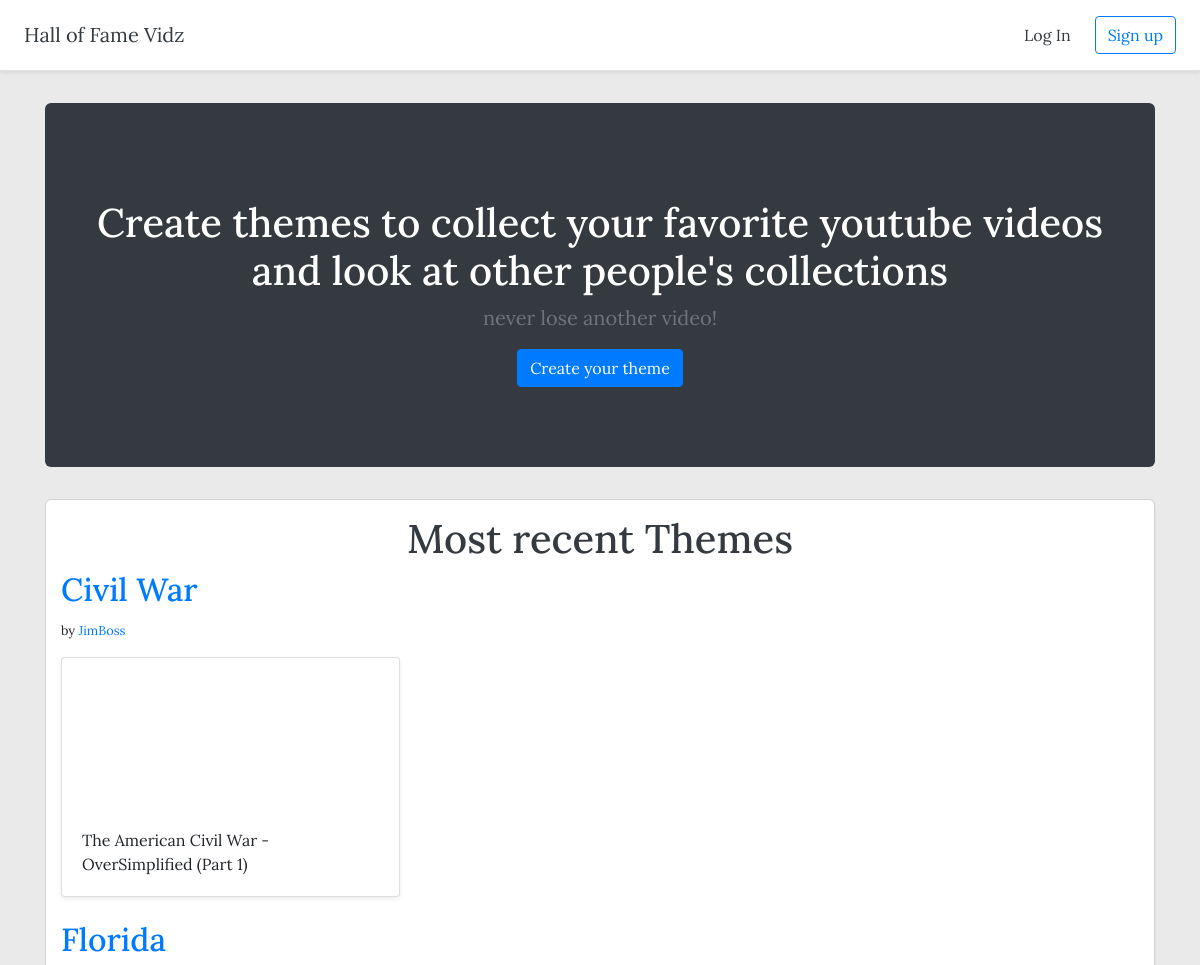
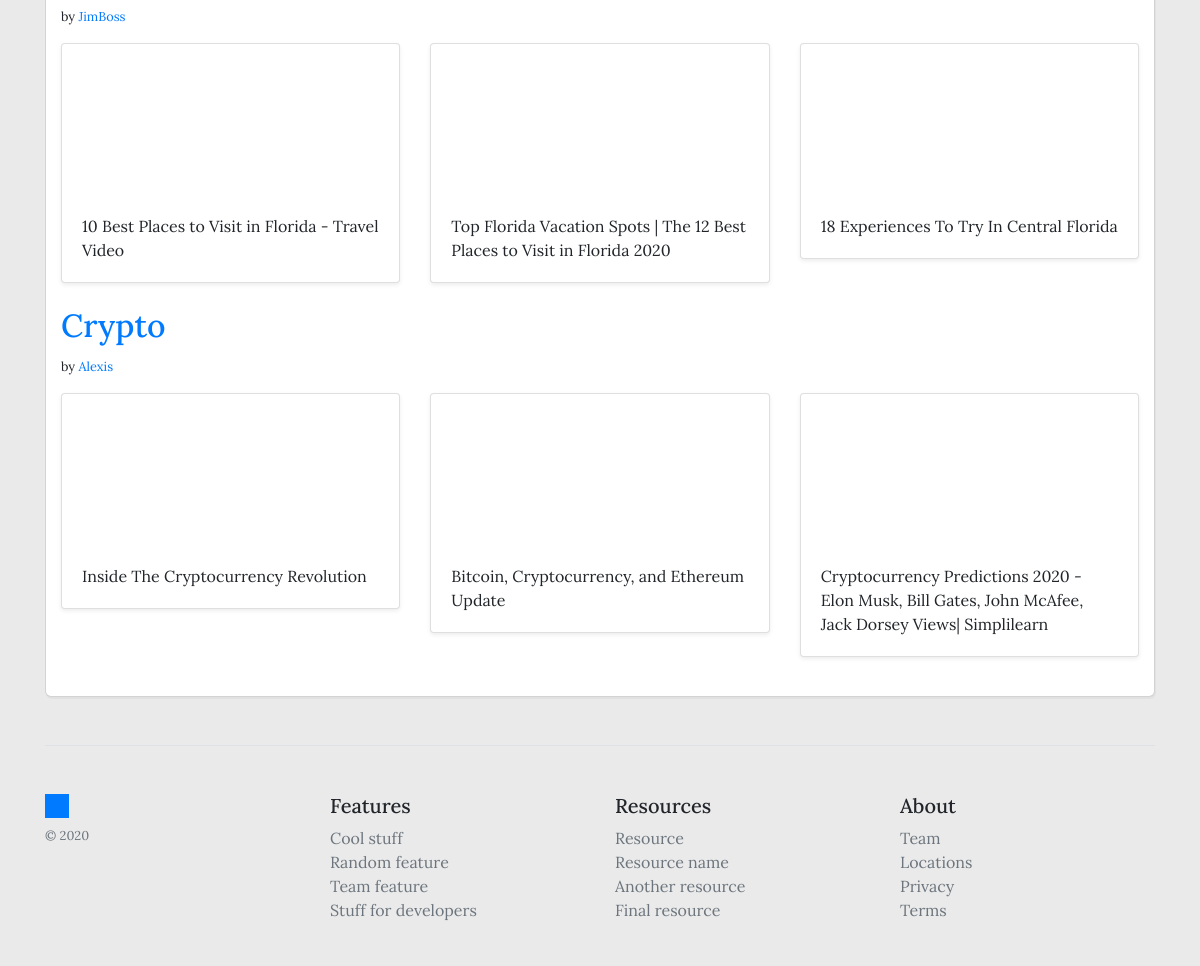
The page / on the database its author committed (2 pictures, top to bottom).
### themes/models.py (models this page shows, shortened)
class Theme(models.Model):
    title = models.CharField(max_length=255)
    created_at = models.DateTimeField(auto_now_add=True)
    updated_at = models.DateTimeField(auto_now=True)
    description = models.TextField()
    user = models.ForeignKey(User, on_delete=models.CASCADE)

class Video(models.Model):
    title = models.CharField(max_length=255)
    created_at = models.DateTimeField(auto_now_add=True)
    updated_at = models.DateTimeField(auto_now=True)
    url = models.URLField()
    youtube_id = models.CharField(max_length=255)
    theme = models.ForeignKey(Theme, on_delete=models.CASCADE)

### themes/views.py (the view)
# urls.py: path('', views.home, name='home'),
def home(request):
    recent_themes = Theme.objects.all().order_by('-id')[:3]
    context = {'recent_themes': recent_themes}
    return render(request, 'themes/home.html', context)

### themes/templates/themes/home.html
{% extends 'themes/base.html' %}
{% block content %}
<section class="jumbotron bg-dark text-white jumbotron-fluid text-center">
    <div class="container">
        <h1 class="jumbotron-heading">Create themes to collect your favorite youtube videos and look at other people's collections</h1>
        <p class="lead text-muted">never lose another video!</p>
        <p><a href="{% url 'create_theme' %}" class="btn btn-primary">Create your theme</a></p>
    </div>
</section>
<div class="container" id="recentthemesbox">
    <h1 class="text-center text-dark">Most recent Themes</h1>
    {% for theme in recent_themes %}
        <a href="{% url 'detail_theme' theme.id %}"><h2>{{ theme.title }}</h2></a>
        <small>by <a href="{% url 'userthemes' theme.id %}">{{ theme.user.username }}</a></small>
        <div class="row">
            {% for video in theme.video_set.all %}
            <div class="col-md-4 mt-3">
                <div class="card mb-4 shadow-sm">
                    <iframe width="100%" height="100%"
                        src="https://www.youtube.com/embed/{{ video.youtube_id }}"
                        frameborder="0"
                        allow="accelerometer; autoplay; clipboard-write; encrypted-media; gyroscope; picture-in-picture"
                        allowfullscreen></iframe>
                    <div class="card-body">
                        <p class="card-text">{{ video.title }}</p>
                    </div>
                </div>
            </div>
            {% endfor %}
        </div>
    {% endfor %}
</div>
{% endblock %}

### themes/static/css/style.css (style rules this page uses)
* { font-family: 'Lora', sans-serif; }
.jumbotron { border-radius: 6px; }
body { background-color: rgb(234, 234, 234); }
.container { margin-top: 4vh; }
#themerow, #recentthemesbox { margin-top: 5px; padding: 15px; border: 1px solid rgba(128, 128, 128, 0.346); border-radius: 6px; box-shadow: 1px 2px rgba(219, 219, 219, 0.552); background-color: #ffffff; }
iframe, #videobox { border-radius: 6px; }

### rows shown on the page
Theme: title "Civil War", user.username "JimBoss"
Video: title "The American Civil War - OverSimplified (Part 1)"
Theme: title "Florida", user.username "JimBoss"
Video: title "10 Best Places to Visit in Florida - Travel Video"
Video: title "Top Florida Vacation Spots | The 12 Best Places to Visit in Florida 2020"
Video: title "18 Experiences To Try In Central Florida"
Theme: title "Crypto", user.username "Alexis"
Video: title "Inside The Cryptocurrency Revolution"
Video: title "Bitcoin, Cryptocurrency, and Ethereum Update"
Video: title "Cryptocurrency Predictions 2020 - Elon Musk, Bill Gates, John McAfee, Jack Dorsey Views| Simplilearn"
